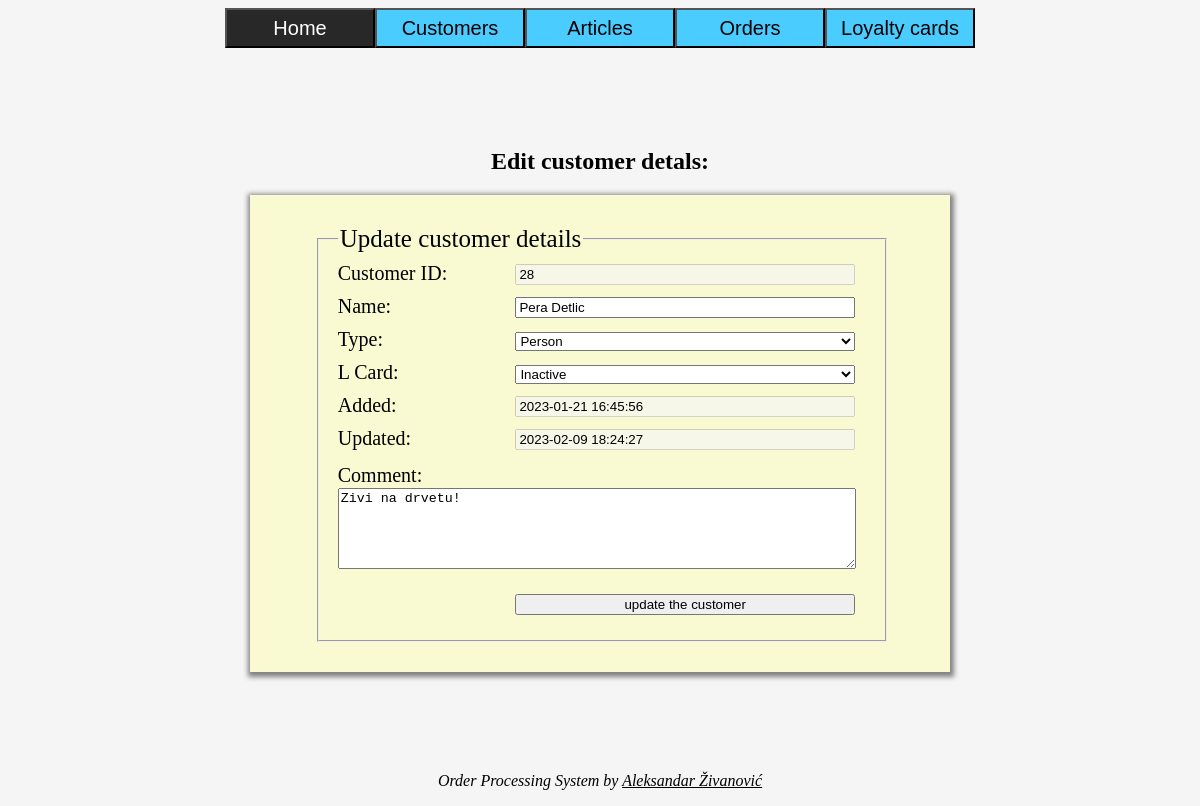
Page /editcustomer.php?editid=28 on the committed database.
### tables this page shows
CREATE TABLE `customers` (
  `id` int(11) NOT NULL,
  `cname` varchar(255) NOT NULL,
  `cstatus` varchar(8) NOT NULL DEFAULT 'active',
  `ctype` varchar(10) NOT NULL DEFAULT 'person',
  `ccomment` text DEFAULT NULL,
  `cupdated` timestamp NOT NULL DEFAULT current_timestamp() ON UPDATE current_timestamp(),
  `ccreated` timestamp NOT NULL DEFAULT current_timestamp()
);

### classes/database.php (called while the page is built, shortened)
<?php
require __DIR__ . DIRECTORY_SEPARATOR . '..' . DIRECTORY_SEPARATOR . 'includes' . DIRECTORY_SEPARATOR . 'functions.php';
class Database
{
    private object $dbh;
    public function __construct(
        private string $host = DB_HOST,
        private string $dbName = DB_NAME,
        private string $user = DB_USER,
        private string $password = DB_PASSWORD,
    )
    {
        $options = [
            PDO::ATTR_PERSISTENT => true,
            PDO::ATTR_ERRMODE => PDO::ERRMODE_EXCEPTION,
        ];
        try {
            $this->dbh = new PDO("mysql:host=$host;dbname=$dbName", $user, $password, $options);
        } catch(Exception $exception) {
            errorLog("Connection error: " . $exception->getMessage());
        }
    }
    public function getDbh(): object
    {
        return $this->dbh;
    }
}

### includes/functions.php (called while the page is built, shortened)
<?php
function clean($text)
{
    return trim(htmlspecialchars($text));
}

### classes/customer.php (called while the page is built, shortened)
<?php
require_once 'database.php';
class Customer extends database
{
    public function getPagination(): Pagination
    {
        require_once 'pagination.php';
        return new Pagination();
    }
    public function getCustomers($value)
    {
        $columnName = $this->columnName($value);
        $selectAll = "SELECT * FROM customers";
        $orderByIdDesc = " ORDER BY id DESC";
        if($value != "haslc" && $value != "nolc") {
            if($value === "data" || $value === "allasc") {
                $statement = $selectAll;
            } else {
                $value === "allDesc" ? $statement = $selectAll . $orderByIdDesc : $statement = $selectAll . " WHERE {$columnName} = '{$value}'";
            }
        } elseif($value === "haslc") {
            $statement = $selectAll . " c INNER JOIN loyalty_card lc ON c.id = lc.lccid";
        } else {
            $statement = $selectAll . " c LEFT JOIN loyalty_card lc ON c.id = lc.lccid WHERE lc.id IS NULL";
        }
        $currentPageNumber = isset($_GET['page']) && !isset($_POST['chosen_list']) ? filter_input(INPUT_GET, 'page', FILTER_SANITIZE_NUMBER_INT) : 1;
        if(!isset($_POST['per_page']) && !isset($_GET['page'])) {
            $perPage = 10;
            $statement .= $this->getPagination()->rowsPerPage($perPage, $currentPageNumber);
        }
        $query = $this->getDbh()->prepare($statement);
        $query->execute();
        if(is_numeric($value)) {
            return $query->fetch(PDO::FETCH_ASSOC);
        }
    }
    private function columnName(string $value)
    {
        if(is_numeric($value)) return "id";
    }
}

### classes/pagination.php (called while the page is built, shortened)
<?php
require_once 'database.php';
class Pagination extends Database
{
    public function rowsPerPage(int|string $limit, int $currentPageNumber): string
    {
        if($limit != "all") {
            $statement = " LIMIT {$limit}";
            return $statement;
        } else {
            return "";
        }
    }
}

### classes/loyaltycard.php (called while the page is built, shortened)
<?php
require_once 'database.php';
class LoyaltyCard extends Database
{
    public function getCardById(int $customerId): array|false
    {
        $statement = "SELECT * FROM loyalty_card WHERE lccid = $customerId";
        $sql = $this->getDbh()->prepare($statement);
        $sql->execute();
        return $sql->fetch(PDO::FETCH_ASSOC);
    }
}

### editcustomer.php (the view, shortened to what this page needs)
<?php
require_once "classes/customer.php";
require_once "classes/loyaltycard.php";
require_once "includes/templates/header.php";
$customer = new Customer();
$customerIdFromGet = clean(filter_input(INPUT_GET, "editid", FILTER_SANITIZE_NUMBER_INT));
$customerById = $customer->getCustomers($customerIdFromGet);
$loyaltyCard = new LoyaltyCard();
$allCardStatuses = $loyaltyCard->allowedStatuses;
$cardDetails = $loyaltyCard->getCardById($customerIdFromGet);
$oldCardStatus = $cardDetails !== false ? $cardDetails["lcstatus"] : "false";
?>
    <main class="form-main">
        <h2 class="textcentered">Edit customer detals:</h2>
        <div class="form-wrapper">
            <form action="includes/updatecustomer.php" method="POST">
                <fieldset>
                    <legend>Update customer details</legend>
                    <div class="input-item">
                        <label for="customerId">Customer ID:</label>
                        <input type="text" id="customerId" value="<?= $customerById['id']; ?>" disabled>
                    </div>
                    <div class="input-item">
                        <label for="customerName">Name:</label>
                        <input type="text" id="customerName" name="customerName" value="<?= $customerById['cname']; ?>">
                    </div>
                    <div class="input-item">
                        <label for="customerType">Type:</label>
                        <select name="customerType" id="customerType">
                            <?php
                            foreach($customer->allowdCustomerTypes as $singleType) {
                                $selected = $singleType == $customerById['ctype'] ? "selected" : "";
                                echo "<option value='{$singleType}'{$selected}>" . ucfirst($singleType) . "</option>";
                            }
                            ?>
                        </select>
                    </div>
                    <div class="input-item">
                        <label for="cardStatus">L Card:</label>
                        <select name="cardStatus" id="cardStatus">
                            <?php
                            foreach($allCardStatuses as $singleStatus) {
                                $selected = $oldCardStatus === $singleStatus ? "selected" : "";
                                echo "<option value='{$singleStatus}' {$selected}>" . ucfirst($singleStatus) . "</option>";
                            }
                            ?>
                        </select>
                    </div>
                    <div class="input-item">
                        <label for="customerCreated">Added:</label>
                        <input type="text" id="customerCreated" value="<?= $customerById['ccreated']; ?>" disabled>
                    </div>
                    <div class="input-item">
                        <label for="customerUpdated">Updated:</label>
                        <input type="text" id="customerUpdated" value="<?= $customerById['cupdated']; ?>" disabled>
                    </div>
                    <label for="customerComment">Comment:</label>
                    <textarea name="customerComment" id="comment" rows="5"><?php echo $customerById['ccomment'] ?? ''; ?></textarea><br>
                    <div class="input-item">
                        <input type="submit" name="update_customer" value="update the customer">
                    </div>
                </fieldset>
            </form>
        </div>
    </main>
<?php include_once "includes/templates/footer.php"; ?>

### style.css (style rules this page uses)
* { box-sizing: border-box; color: black; }
body { background-color: whitesmoke; }
.form-main { margin: 100px auto; width: 700px; }
.form-main fieldset { position: relative; min-width: 100%; }
.form-main input, .form-main select { position: absolute; right: 30px; }
fieldset input, fieldset select { width: 60%; max-width: 60%; }
#comment, .comment { width: calc(100% - 10px); resize: vertical; margin-bottom: 40px; }
.form-wrapper { font-size: 25px; padding: 30px 65px; box-shadow: 1px 2px 5px 3px grey; }
.form-wrapper, .form-wrapper p, .form-wrapper a { background-color: lightgoldenrodyellow; }
.form-wrapper label { font-size: 20px; font-weight: normal; }
.input-item { display: flex; align-items: flex-end; margin-bottom: 10px; }
.textcentered { text-align: center; }

### rows in the picture
customers: id "28", customerName "Pera Detlic", ccreated "2023-01-21 16:45:56", cupdated "2023-02-09 18:24:27", customerComment "Zivi na drvetu!"

### other values in the picture
$buttonTitle "Customers"
$buttonTitle "Articles"
$buttonTitle "Orders"
$buttonTitle "Loyalty cards"
form field customerType "Person"
form field cardStatus "Inactive"
